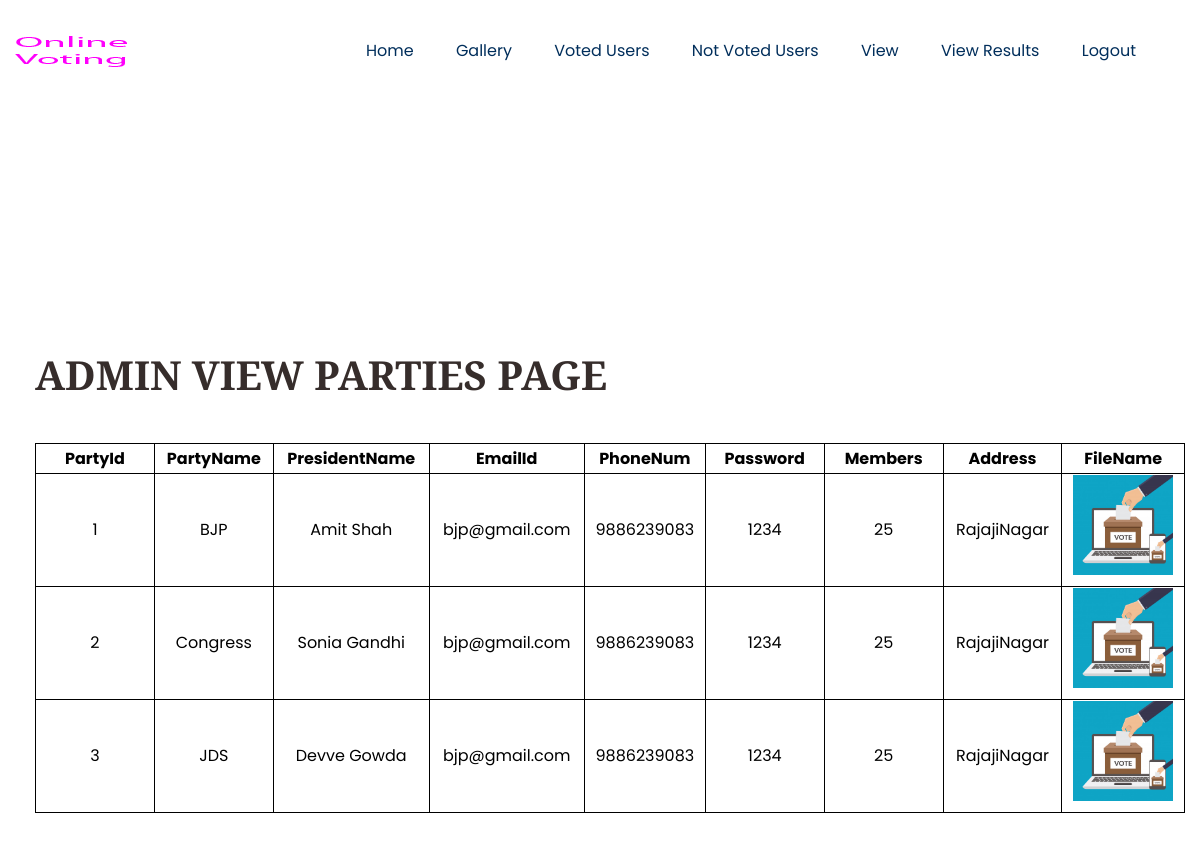
/AdminViewParties.php, run on the app's committed database.
### tables this page shows
CREATE TABLE `partytable` (
  `PartyId` int(11) NOT NULL AUTO_INCREMENT,
  `PartyName` varchar(100) DEFAULT NULL,
  `PresidentName` varchar(100) DEFAULT NULL,
  `EmailId` varchar(100) DEFAULT NULL,
  `PhoneNum` varchar(100) DEFAULT NULL,
  `LoginName` varchar(100) DEFAULT NULL,
  `Password` varchar(100) DEFAULT NULL,
  `Members` varchar(100) DEFAULT NULL,
  `Address` varchar(100) DEFAULT NULL,
  `FileName` varchar(100) DEFAULT NULL,
  PRIMARY KEY (`PartyId`)
);

### AdminViewParties.php (the view, shortened to what this page needs)
<!DOCTYPE html PUBLIC "-//W3C//DTD HTML 4.01 Transitional//EN" "http://www.w3.org/TR/html4/loose.dtd">
<html>
<head>
            <link rel="stylesheet" href="assets/css/bootstrap.min.css">
            <link rel="stylesheet" href="assets/css/owl.carousel.min.css">
            <link rel="stylesheet" href="assets/css/flaticon.css">
            <link rel="stylesheet" href="assets/css/slicknav.css">
            <link rel="stylesheet" href="assets/css/animate.min.css">
            <link rel="stylesheet" href="assets/css/magnific-popup.css">
            <link rel="stylesheet" href="assets/css/fontawesome-all.min.css">
            <link rel="stylesheet" href="assets/css/themify-icons.css">
            <link rel="stylesheet" href="assets/css/slick.css">
            <link rel="stylesheet" href="assets/css/nice-select.css">
            <link rel="stylesheet" href="assets/css/style.css">
   </head>
   <body>
 <?PHP
include './AdminHeader.php';
?>
    <main>
        <div class="Our-story-area story-padding">
            <div class="container">
                <div class="row">
                    <div class="col-lg-12">
                        <div class="story-caption">
                            <h3>Admin View Parties Page</h3>
                            <p class="story1">
    <?PHP
                                try {
                                $con = mysqli_connect("localhost", "root", "", "OnlineVoting");
                                echo "<table style='width:100%;'>";
                                echo "<tr style='border:1px solid black; height:30px;'>";
                                $sql1 = "Desc partytable";
				$sql = "SELECT * FROM partytable";
                                $result = mysqli_query($con, $sql);
                                $result1 = mysqli_query($con, $sql1);
                                while ($row1 = mysqli_fetch_array($result1)) {
                                    if($row1['Field']!='LoginName' && $row1['Field']!='PASSWORD')
                                    echo "<th style='border:1px solid black; height:20px;'>" . $row1['Field'] . "</th>";
                                }
                                echo "</tr>";
                                while ($row = $result->fetch_assoc()) {
                                    $sql1 = "DESC partytable";
                                    $result1 = mysqli_query($con, $sql1);
                                    echo "<tr  style='border:1px solid black; height:30px;'>";
                                    while ($row1 = mysqli_fetch_array($result1)) {
                                        if($row1['Field']=='FileName')
                                                echo "<td  style='border:1px solid black;'><img src='assets/img/" . $row['FileName']   . "' width='100px' height='100px'/></td>";
                                        else if($row1['Field']!='LoginName' && $row1['Field']!='PASSWORD')
                                                echo "<td  style='border:1px solid black;'>" . $row[$row1['Field']] . "</td>";
                                    }
                                    echo "</tr>";
                                }
                                echo "</table>";
                                } catch (Exception $exc) {
                                    echo $exc->getTraceAsString();
                                }
                                ?>
</p>
                        </div>
                    </div>
                </div>
            </div>
        </div>
    </main>
    </body>
</html>

### AdminViewParties.php (style rules this page uses)
table,tr,td,th { border:1px solid black; color:black; text-align: center; }
td, th { color:black; width:100px; height:50px; text-align: center; }

### data on the page
partytable: Field "1", Field "BJP", Field "Amit Shah", Field "bjp@gmail.com", Field "9886239083", Field "1234", Field "25", Field "RajajiNagar", FileName (picture)
partytable: Field "2", Field "Congress", Field "Sonia Gandhi", Field "bjp@gmail.com", Field "9886239083", Field "1234", Field "25", Field "RajajiNagar", FileName (picture)
partytable: Field "3", Field "JDS", Field "Devve Gowda", Field "bjp@gmail.com", Field "9886239083", Field "1234", Field "25", Field "RajajiNagar", FileName (picture)

### other printed values
$row1['Field'] "PartyId"
$row1['Field'] "PartyName"
$row1['Field'] "PresidentName"
$row1['Field'] "EmailId"
$row1['Field'] "PhoneNum"
$row1['Field'] "Password"
$row1['Field'] "Members"
$row1['Field'] "Address"
$row1['Field'] "FileName"
